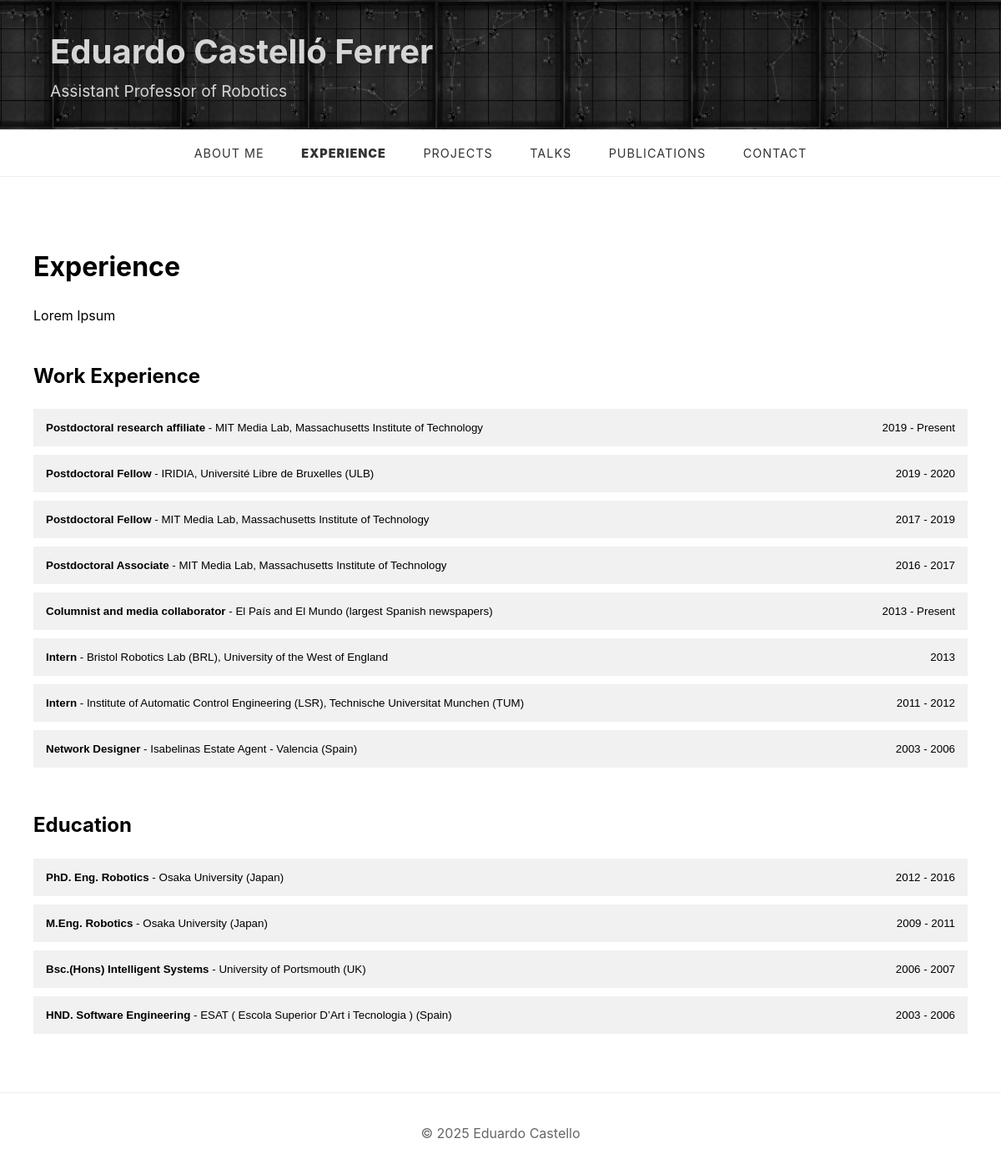
Before: /experience/ with the older database file.
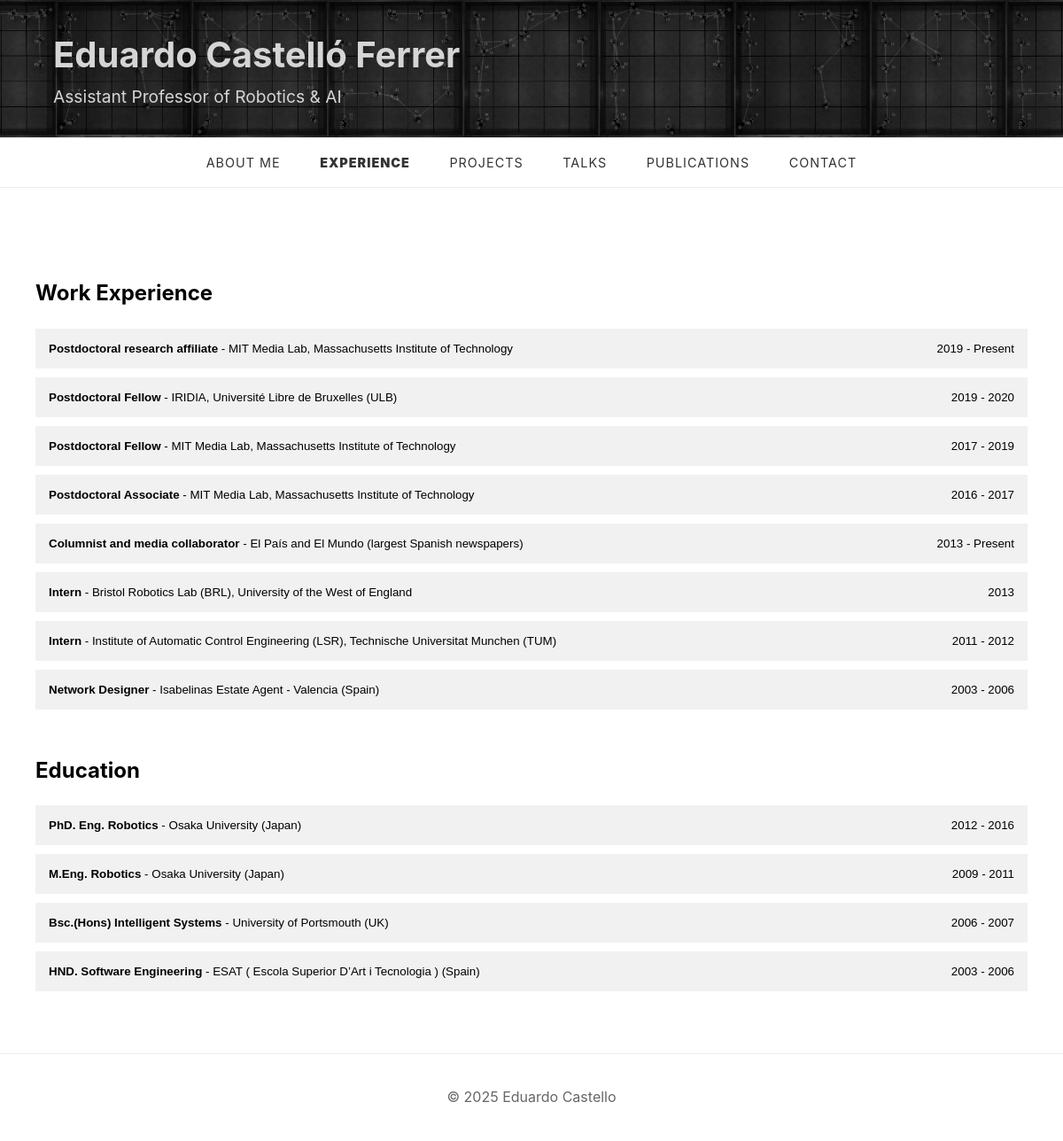
After: the same page with the newer database file.
### main/models.py (models this page shows, shortened)
class SiteSettings(models.Model):
    title = models.CharField(('Site Title'), max_length=200, default='Eduardo Castello')
    subtitle = models.CharField(('Subtitle'), max_length=200, default='Postdoctoral research fellow at MIT')
    banner_image = models.ImageField(('Banner Image'), upload_to='banners/', blank=True, null=True)
    class Meta:
        verbose_name = ('Site Settings')
        verbose_name_plural = ('Site Settings')
    @classmethod
    def get_settings(cls):
        return cls.objects.first() or cls.objects.create()

class ExperienceDescription(models.Model):
    description = models.TextField()
    class Meta:
        verbose_name_plural = "Experience Description"

### main/views.py (the view)
# urls.py: path('experience/', views.experience, name='experience'),
def experience(request):
    education_items = EducationItem.objects.all()
    work_items = WorkItem.objects.all()
    experience_description = ExperienceDescription.objects.first()
    return render(
        request,
        "main/experience.html",
        {
            "education_items": education_items,
            "work_items": work_items,
            "experience_description": experience_description,
        },
    )

### main/context_processors.py (called while the page is built)
def site_settings(request):
    return {
        'site_settings': SiteSettings.get_settings()
    }

### main/templatetags/markdown_extras.py (called while the page is built)
@register.filter()
@stringfilter
def markdown(value):
    return md.markdown(value)

### main/templates/main/experience.html (shortened to what this page needs)
{% extends 'base.html' %}
{% load static %}
{% load markdown_extras %}
{% block extra_css %}
    <link rel="stylesheet" href="{% static 'css/experience.css' %}">
{% endblock %}
{% block content %}
    <div class="experience-container">
        <div class="experience-intro">
            <p>{{ experience_description.description|markdown|safe }}</p>
        </div>
        <div class="experience-sections">
            <section class="work-section">
                <h2>Work Experience</h2>
                <div class="accordion">
                    {% for item in work_items %}
                    <div class="accordion-item">
                        <button class="accordion-button">
                            <span class="title-institution"><strong>{{ item.title }}</strong> - {{ item.institution }}</span>
                            <span class="date-range">{{ item.date_range }}</span>
                        </button>
                    </div>
                    {% endfor %}
                </div>
            </section>
            <section class="education-section">
                <h2>Education</h2>
                <div class="accordion">
                    {% for item in education_items %}
                    <div class="accordion-item">
                        <button class="accordion-button">
                            <span class="title-institution"><strong>{{ item.title }}</strong> - {{ item.institution }}</span>
                            <span class="date-range">{{ item.date_range }}</span>
                        </button>
                    </div>
                    {% endfor %}
                </div>
            </section>
        </div>
    </div>
{% endblock %}

### templates/base.html (shortened to what this page needs)
{% load static %}
<!DOCTYPE html>
<html lang="en">
<head>
    <link rel="stylesheet" href="{% static 'css/base.css' %}">
    {% block extra_css %}{% endblock %}
</head>
<body>
    <header>
        <div class="site-title" style="background-image: url('{% if site_settings.banner_image %}{{ site_settings.banner_image.url }}{% else %}{% static 'images/grey_dark_banner.jpg' %}{% endif %}');
            background-size: contain;
            background-position: center;
            ">
            <div class="title-container">
                <div class="title-text">
                    <h1>{{ site_settings.title }}</h1>
                    <p class="subtitle">{{ site_settings.subtitle }}</p>
                </div>
            </div>
        </div>
    </header>
    <nav class="main-nav">
        <a href="{% url 'about' %}" {% if request.path == '/' %}class="active"{% endif %}>ABOUT ME</a>
        <a href="{% url 'experience' %}" {% if request.path == '/experience/' %}class="active"{% endif %}>EXPERIENCE</a>
        <a href="{% url 'projects' %}" {% if request.path == '/projects/' %}class="active"{% endif %}>PROJECTS</a>
        <a href="{% url 'talks' %}" {% if request.path == '/talks/' %}class="active"{% endif %}>TALKS</a>
        <a href="{% url 'publications' %}" {% if request.path == '/publications/' %}class="active"{% endif %}>PUBLICATIONS</a>
        <a href="{% url 'contact' %}" {% if request.path == '/contact/' %}class="active"{% endif %}>CONTACT</a>
    </nav>
    <main>
        {% block content %}
        {% endblock %}
    </main>
    <footer>
        <p>© {% now "Y" %} Eduardo Castello</p>
    </footer>
</body>
</html>

Changed rows visible on the page:
removed ExperienceDescription: description "Experience Lorem Ipsum"
changed SiteSettings "Eduardo Castelló Ferrer": subtitle "Assistant Professor of Robotics" → "Assistant Professor of Robotics & AI"
